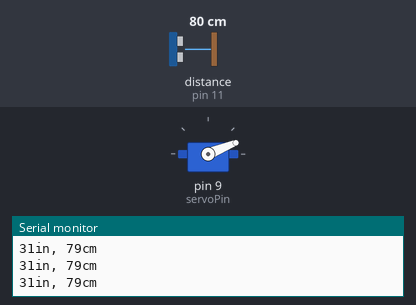
This sketch was run on a simulated Arduino Uno, built with avr-gcc and run on an emulated ATmega328P. Shown: servo, the last lines printed to the serial monitor. Wiring (inferred from the names in the program): ultrasonic range finder: trigger pin 10; echo pin 11. Inputs (shaded band) come from the test bench; at power-on: distance to the obstacle (sensor on pin 11) 80 cm. The echo pulse lasts 58.3 µs per cm.

Above: at 2.2 s.
2.3 s: distance to the obstacle (sensor on pin 11) set to 18 cm
At 3.6 s:
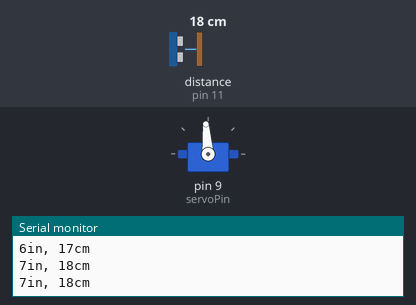
3.9 s: distance to the obstacle (sensor on pin 11) set to 2 cm
At 4.3 s:
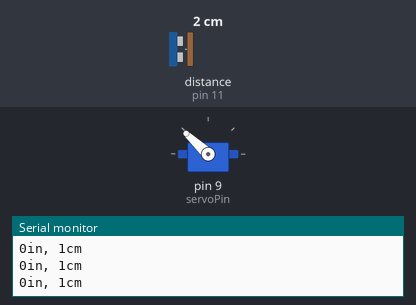
5.5 s: distance to the obstacle (sensor on pin 11) set to 9 cm
At 6.8 s:
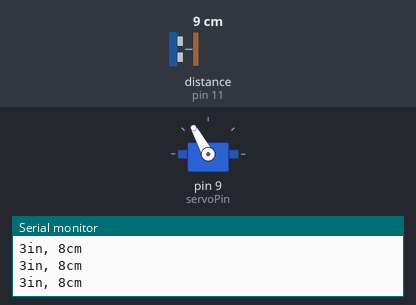
7.1 s: distance to the obstacle (sensor on pin 11) set to 60 cm
At 8.0 s:
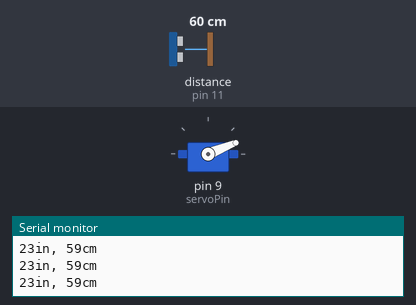
Timing chart, 0 to 9.6 s (numbered marks = the images above; inputs shaded):
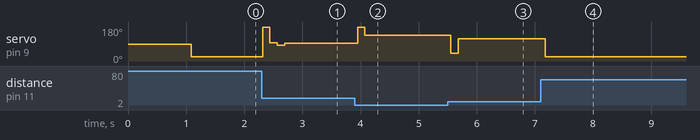

The sketch:

final_balance_bot.ino
```cpp
#include<Servo.h>
#include<PID_v1.h>

int trigPin = 10;    //Trig - green Jumper
int echoPin = 11;    //Echo - yellow Jumper
long duration, cm, inches;


const int servoPin = 9;

float Kp = 2.5;
float Ki = 0;
float Kd = 1.1;
double Setpoint, Input, Output, ServoOutput;


PID myPID(&Input, &Output, &Setpoint, Kp, Ki, Kd, DIRECT);


Servo myServo;


void setup() {

  Serial.begin(9600);
  myServo.attach(servoPin);

  Input = readPosition();

  pinMode(trigPin, OUTPUT);
  pinMode(echoPin, INPUT);


  myPID.SetMode(AUTOMATIC);
  myPID.SetOutputLimits(-80,80);
}

void loop()
{

  Setpoint = 15;
  Input = readPosition();

  myPID.Compute();

  ServoOutput=102+Output;
  myServo.write(ServoOutput);


}


float readPosition() {
  delay(40);

  digitalWrite(trigPin, LOW);
  delayMicroseconds(5);
  digitalWrite(trigPin, HIGH);
  delayMicroseconds(10);
  digitalWrite(trigPin, LOW);


  pinMode(echoPin, INPUT);
  duration = pulseIn(echoPin, HIGH);


  cm = (duration/2) / 29.1;
  inches = (duration/2) / 74;

  Serial.print(inches);
  Serial.print("in, ");
  Serial.print(cm);
  Serial.print("cm");
  Serial.println();

 return cm;
}
```

Measured:
- after the input at 2.3 s, servo on pin 9 (servoPin): 22° → 180° at once, → 97° 0.13 s later, → 83° 0.13 s later, → 94° 0.13 s later
- after the input at 3.9 s, servo on pin 9 (servoPin): 94° → 180° after 0.05 s, → 137° 0.12 s later
- after the input at 5.5 s, servo on pin 9 (servoPin): 137° → 42° after 0.06 s, → 119° 0.12 s later
- after the input at 7.1 s, servo on pin 9 (servoPin): 119° → 22° after 0.08 s
